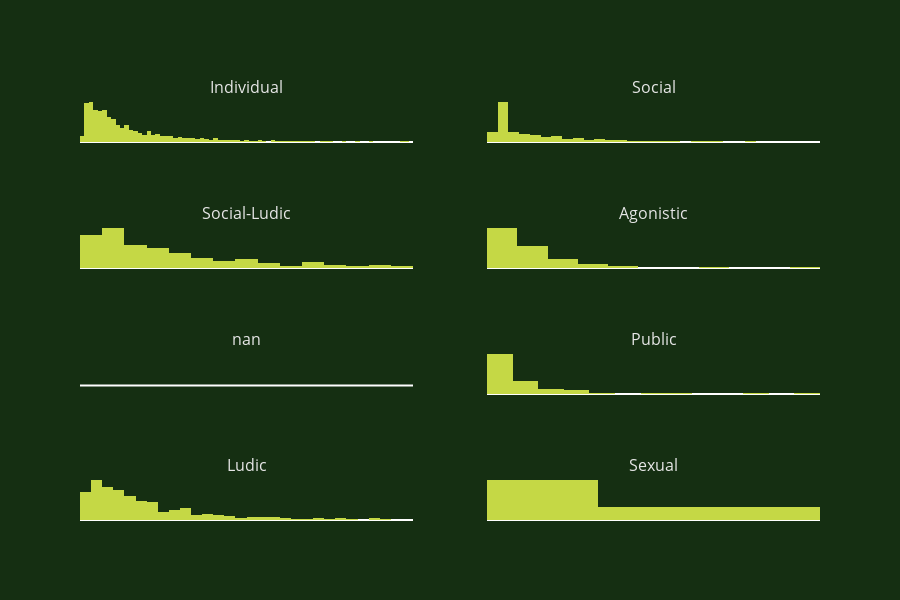

This figure's notebook cell:
### Code cell
import math
beh=(whole_df['macro_bhv'].unique())
def behavior_histogram(behavior):
    return go.Histogram(x=whole_df[(whole_df['macro_bhv']==behavior)&(whole_df['duration']<150)]['duration'],
    name=behavior,
    marker={'color':'#C5D845'})
fig = make_subplots(rows=4, cols=2, subplot_titles=beh, vertical_spacing=0.2)
for b in range(len(beh)):
    row = math.floor(b/2+1)
    col = b%2+1
    fig.append_trace(behavior_histogram(beh[b]), row, col)
fig.update_layout({'height':600,
                   'showlegend':False, 
                   'plot_bgcolor': 'rgba(21, 47, 18, 255)',
                   'paper_bgcolor': 'rgba(21, 47, 18, 255)',
                   'font':{'color': 'rgba(230,230,230,255)'},
                   'yaxis':{'showgrid':False}
                   })
fig.update_xaxes(showticklabels=False)
fig.update_yaxes(showticklabels=False, showgrid=False)
fig.show()

### Figure 1 — Plotly figure (JSON) as saved in the notebook; plotly's stock layout.template omitted (floating-point values rounded to 4 significant figures; data arrays with more than 128 entries replaced by an {"elided": "..."} marker saying what was removed)
{"data": [{"marker": {"color": "#C5D845"}, "name": "Individual", "type": "histogram", "x": {"elided": "4400 float values"}, "xaxis": "x", "yaxis": "y"}, {"marker": {"color": "#C5D845"}, "name": "Social", "type": "histogram", "x": {"elided": "2084 float values"}, "xaxis": "x2", "yaxis": "y2"}, {"marker": {"color": "#C5D845"}, "name": "Social-Ludic", "type": "histogram", "x": {"elided": "222 int values"}, "xaxis": "x3", "yaxis": "y3"}, {"marker": {"color": "#C5D845"}, "name": "Agonistic", "type": "histogram", "x": [5, 3, 8, 10, 5, 23, 8, 5, 4, 24, 2, 10, 36, 3, 4, 6, 6, 10, 7, 103, 3, 19, 12, 44, 4, 24, 18, 16, 5, 6, 5, 10, 5, 20, 11, 5, 7, 3, 0.053, 3, 2, 10, 3, 12, 22, 23, 15, 2, 5, 2, 29, 3, 7, 30, 11, 11, 2, 12, 12, 2, 12, 8, 18, 10, 14, 8, 49, 30, 32, 73, 17, 24, 11, 24, 2, 6, 4, 4, 5], "xaxis": "x4", "yaxis": "y4"}, {"marker": {"color": "#C5D845"}, "name": "nan", "type": "histogram", "x": [], "xaxis": "x5", "yaxis": "y5"}, {"marker": {"color": "#C5D845"}, "name": "Public", "type": "histogram", "x": [4, 12, 14, 10, 10, 25, 12, 13, 5, 6, 12, 45, 15, 15, 62, 5, 6, 127, 20, 16, 18, 31, 29, 34, 5, 2, 2, 1, 2, 6, 5, 2, 2, 3, 2, 8, 2, 1, 3, 28, 7, 4, 4, 6, 2, 1, 2, 4, 4, 3, 2, 3, 16, 77, 16, 11, 2, 3, 2, 3, 7, 34, 18, 17, 33, 8, 3, 3, 7, 5, 5, 5, 5, 2, 35, 7, 29, 107, 29, 5], "xaxis": "x6", "yaxis": "y6"}, {"marker": {"color": "#C5D845"}, "name": "Ludic", "type": "histogram", "x": {"elided": "605 int values"}, "xaxis": "x7", "yaxis": "y7"}, {"marker": {"color": "#C5D845"}, "name": "Sexual", "type": "histogram", "x": [19, 19, 60, 30, 137], "xaxis": "x8", "yaxis": "y8"}], "layout": {"annotations": [{"font": {"size": 16}, "showarrow": false, "text": "Individual", "x": 0.225, "xanchor": "center", "xref": "paper", "y": 1, "yanchor": "bottom", "yref": "paper"}, {"font": {"size": 16}, "showarrow": false, "text": "Social", "x": 0.775, "xanchor": "center", "xref": "paper", "y": 1, "yanchor": "bottom", "yref": "paper"}, {"font": {"size": 16}, "showarrow": false, "text": "Social-Ludic", "x": 0.225, "xanchor": "center", "xref": "paper", "y": 0.7, "yanchor": "bottom", "yref": "paper"}, {"font": {"size": 16}, "showarrow": false, "text": "Agonistic", "x": 0.775, "xanchor": "center", "xref": "paper", "y": 0.7, "yanchor": "bottom", "yref": "paper"}, {"font": {"size": 16}, "showarrow": false, "text": "nan", "x": 0.225, "xanchor": "center", "xref": "paper", "y": 0.4, "yanchor": "bottom", "yref": "paper"}, {"font": {"size": 16}, "showarrow": false, "text": "Public", "x": 0.775, "xanchor": "center", "xref": "paper", "y": 0.4, "yanchor": "bottom", "yref": "paper"}, {"font": {"size": 16}, "showarrow": false, "text": "Ludic", "x": 0.225, "xanchor": "center", "xref": "paper", "y": 0.1, "yanchor": "bottom", "yref": "paper"}, {"font": {"size": 16}, "showarrow": false, "text": "Sexual", "x": 0.775, "xanchor": "center", "xref": "paper", "y": 0.1, "yanchor": "bottom", "yref": "paper"}], "font": {"color": "rgba(230,230,230,255)"}, "height": 600, "paper_bgcolor": "rgba(21, 47, 18, 255)", "plot_bgcolor": "rgba(21, 47, 18, 255)", "showlegend": false, "xaxis": {"anchor": "y", "domain": [0, 0.45], "showticklabels": false}, "xaxis2": {"anchor": "y2", "domain": [0.55, 1], "showticklabels": false}, "xaxis3": {"anchor": "y3", "domain": [0, 0.45], "showticklabels": false}, "xaxis4": {"anchor": "y4", "domain": [0.55, 1], "showticklabels": false}, "xaxis5": {"anchor": "y5", "domain": [0, 0.45], "showticklabels": false}, "xaxis6": {"anchor": "y6", "domain": [0.55, 1], "showticklabels": false}, "xaxis7": {"anchor": "y7", "domain": [0, 0.45], "showticklabels": false}, "xaxis8": {"anchor": "y8", "domain": [0.55, 1], "showticklabels": false}, "yaxis": {"anchor": "x", "domain": [0.9, 1], "showgrid": false, "showticklabels": false}, "yaxis2": {"anchor": "x2", "domain": [0.9, 1], "showgrid": false, "showticklabels": false}, "yaxis3": {"anchor": "x3", "domain": [0.6, 0.7], "showgrid": false, "showticklabels": false}, "yaxis4": {"anchor": "x4", "domain": [0.6, 0.7], "showgrid": false, "showticklabels": false}, "yaxis5": {"anchor": "x5", "domain": [0.3, 0.4], "showgrid": false, "showticklabels": false}, "yaxis6": {"anchor": "x6", "domain": [0.3, 0.4], "showgrid": false, "showticklabels": false}, "yaxis7": {"anchor": "x7", "domain": [0, 0.1], "showgrid": false, "showticklabels": false}, "yaxis8": {"anchor": "x8", "domain": [0, 0.1], "showgrid": false, "showticklabels": false}}}
